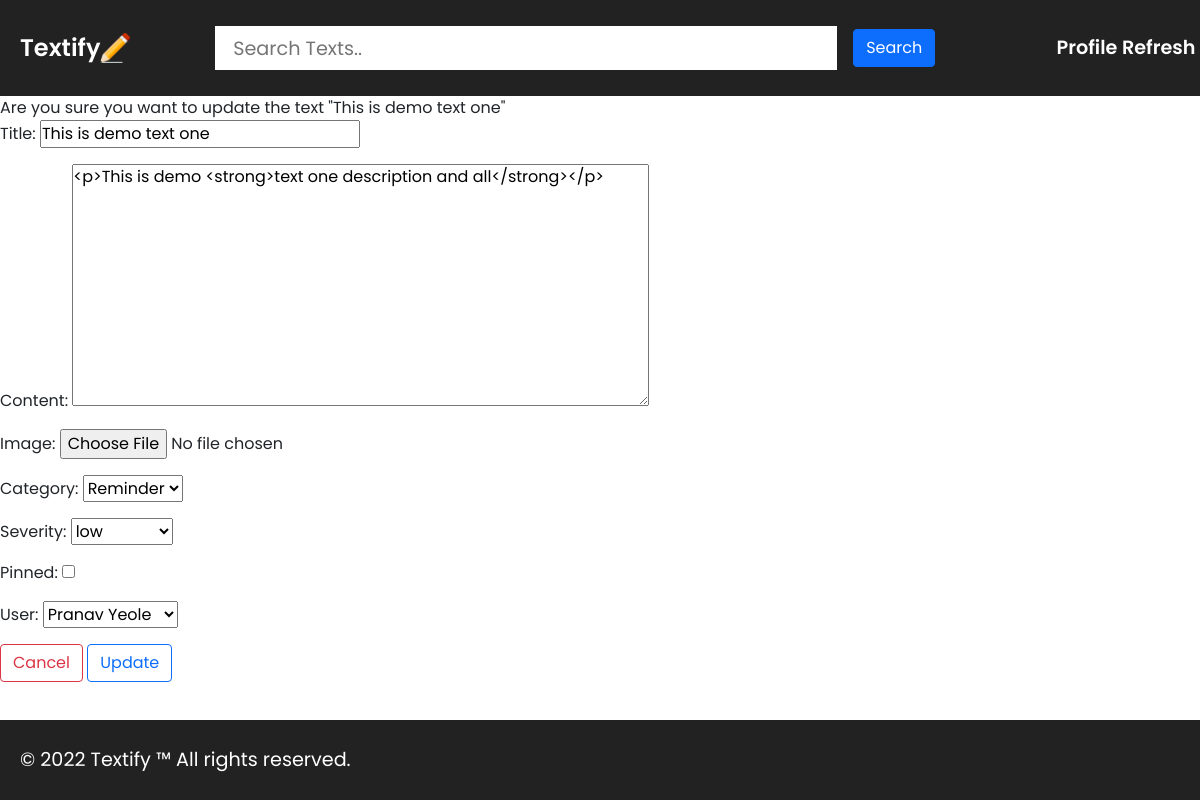
The app's page /textupdate/1 with its own data.
### textifyapi/models.py (models this page shows, shortened)
class Text(models.Model):
    TEXT_CATEGORY = [
        ("gn", "General"),
        ("rm", "Reminder"),
        ("th", "Thought"),
        ("qt", "Quote"),
        ("nt", "Note")
    ]
    TEXT_SEVERITY = [
        ("l", "low"),
        ("m", "moderate"),
        ("h", "high")
    ]
    title = models.CharField(max_length=100, null=True, blank=True)
    content = RichTextField(null=True, blank=True)
    image = models.ImageField(upload_to="images/", blank=True, null=True)
    category = models.CharField(max_length=2, choices=TEXT_CATEGORY, default="gn")
    severity = models.CharField(max_length=1, choices=TEXT_SEVERITY, null=True, blank=True)
    pinned = models.BooleanField(default=False)
    created_at = models.DateTimeField(auto_now_add=True)
    updated_at = models.DateTimeField(auto_now=True)
    user = models.ForeignKey(User, on_delete=models.CASCADE)
    class Meta:
        ordering = ["-created_at"]

### textifyapi/views.py (the view)
# urls.py: path('textupdate/<pk>', views.TextUpdate.as_view(), name="textupdate"),
class TextUpdate(UpdateView):
    model = Text
    template_name = "textifyapi/textupdate.html"
    fields = "__all__"
    success_url = reverse_lazy("textlist")

### textifyapi/models.py (called while the page is built)
    def __str__(self):
        return self.name

### textifyapi/templates/textifyapi/textupdate.html (shortened to what this page needs)
{% extends 'textifyapi/base.html' %}
{% load static %}
{% block content %}
<span>Are you sure you want to update the text "{{object.title}}"</span>
<form method="POST" enctype="multipart/form-data">
    {{ form.as_p }}
    <a href="{% url 'textdetail' object.pk %}"><button type="button" class="btn btn-outline-danger">Cancel</button></a>
    <button type="submit" class="btn btn-outline-primary">Update</button>
</form>
{% endblock content %}

### textifyapi/static/textifyapi/base.css (style rules this page uses)
* { margin: 0; padding: 0; font-family: 'Poppins', sans-serif; scroll-behavior: smooth; }
body { position: relative; min-height: 100vh; }

### records on screen
Text: title "This is demo text one", content "<p>This is demo <strong>text one description and all</strong></p>", category "Reminder", severity "low", user "Pranav Yeole"
